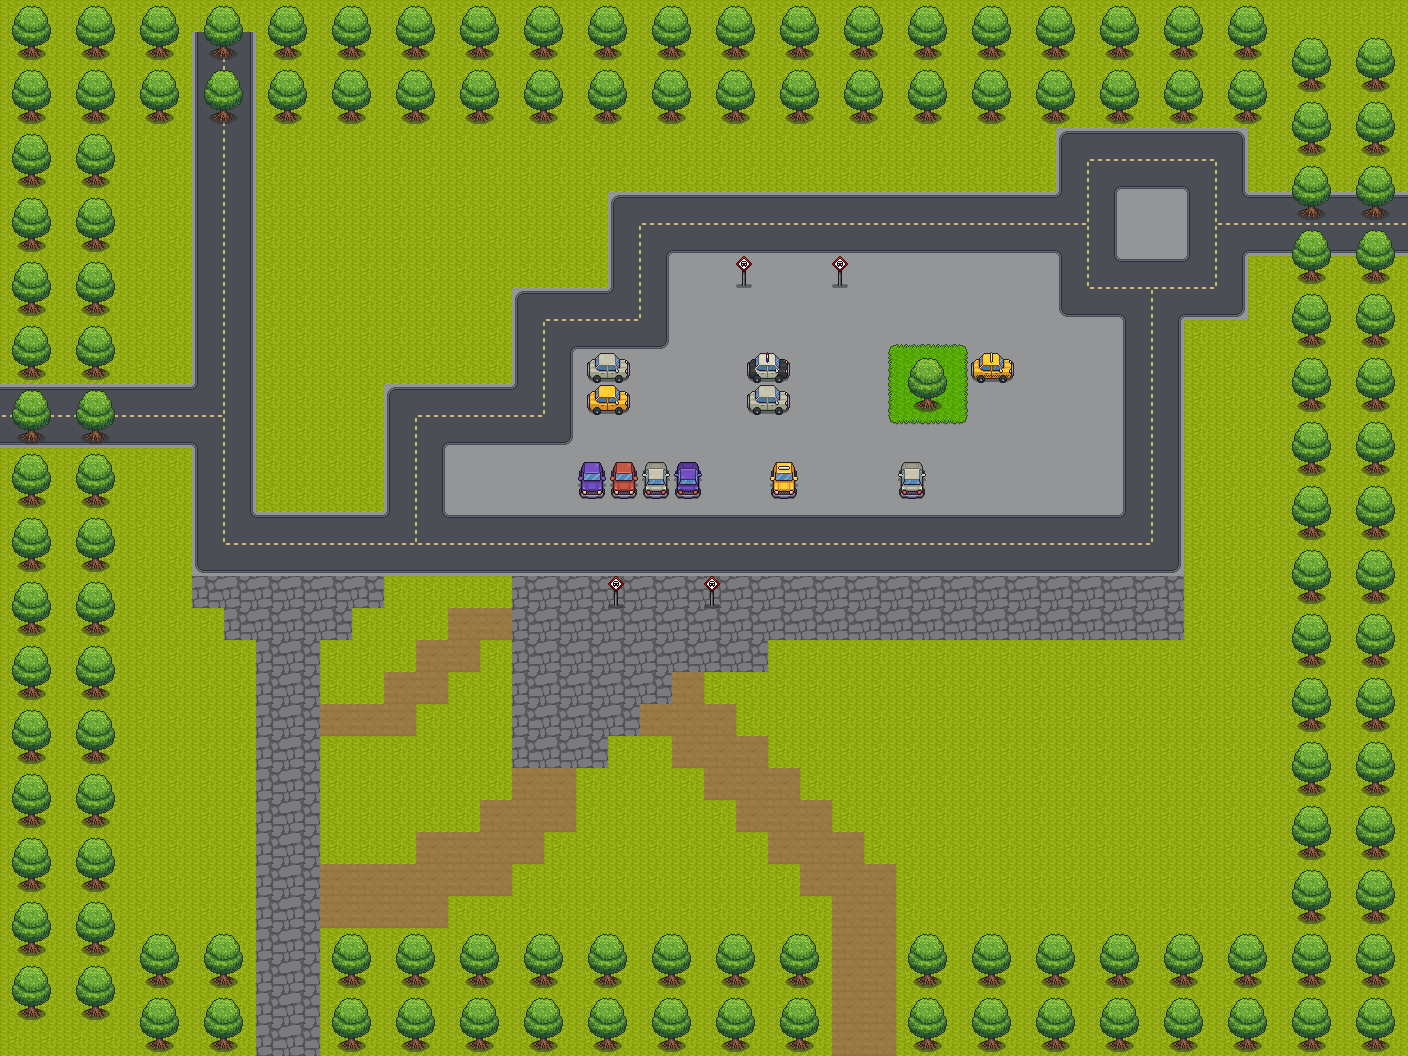

The image is a tile-based game level rendered from a .tmx file. Its description and source (layers, tilesets, objects; grid data summarised) follow:
An orthogonal 44x33 tile map with 32x32 px tiles, 7 tile layers (ground, path, path2, signs, ...), 3 tilesets and 18 objects (17x collision, player).

<map version="1.10" tiledversion="1.12.2" orientation="orthogonal" renderorder="right-down" width="44" height="33" tilewidth="32" tileheight="32" infinite="0" nextlayerid="11" nextobjectid="22">
 <tileset firstgid="1" source="../assets/Forest.tsx" />
 <tileset firstgid="210" source="../assets/City.tsx" />
 <tileset firstgid="613" source="../assets/Swamp.tsx" />
 <layer id="1" name="ground" width="44" height="33">
  <data>[1452 cells, 1452 non-empty, 1 distinct tile ids]</data>
 </layer>
 <layer id="2" name="path" width="44" height="33">
  <data>[1452 cells, 514 non-empty, 19 distinct tile ids]</data>
 </layer>
 <layer id="4" name="path2" width="44" height="33">
  <data>[1452 cells, 4 non-empty, 1 distinct tile ids]</data>
 </layer>
 <objectgroup id="9" name="playerSpawn">
  <object id="15" name="player" x="1054" y="383.424" width="32" height="31.8182" />
 </objectgroup>
 <objectgroup id="10" name="geeseSpawn">
  <object id="18" type="collision" x="129.5" y="130.5" width="29.5" height="30" />
  <object id="19" type="collision" x="128.75" y="897.333" width="29.5" height="30" />
  <object id="20" type="collision" x="1248.75" y="130.833" width="29.5" height="30" />
  <object id="21" type="collision" x="1247.92" y="897.667" width="29.5" height="30" />
 </objectgroup>
 <layer id="7" name="signs" width="44" height="33">
  <data>[1452 cells, 4 non-empty, 1 distinct tile ids]</data>
 </layer>
 <layer id="5" name="plants" width="44" height="33">
  <data>[1452 cells, 12 non-empty, 8 distinct tile ids]</data>
 </layer>
 <layer id="3" name="trees" width="44" height="33">
  <data>[1452 cells, 26 non-empty, 22 distinct tile ids]</data>
 </layer>
 <layer id="6" name="tree_border" width="44" height="33">
  <data>[1452 cells, 520 non-empty, 4 distinct tile ids]</data>
 </layer>
 <objectgroup color="#ff007f" id="8" name="collisions" class="collision">
  <object id="1" name="wall" type="collision" x="0" y="0" width="128" height="1056" />
  <object id="2" name="wall" type="collision" x="128" y="0" width="1280" height="128" />
  <object id="3" name="wall" type="collision" x="1280" y="128" width="128" height="928" />
  <object id="5" name="wall" type="collision" x="320" y="928" width="512" height="128" />
  <object id="6" name="wall" type="collision" x="896" y="928" width="384" height="128" />
  <object id="7" name="wall" type="collision" x="128" y="928" width="128" height="128" />
  <object id="8" type="collision" x="896" y="352" width="64" height="64" />
  <object id="9" type="collision" x="960" y="352" width="64" height="32" />
  <object id="10" type="collision" x="896" y="448" width="32" height="64" />
  <object id="11" type="collision" x="768" y="448" width="32" height="64" />
  <object id="12" type="collision" x="576" y="448" width="128" height="64" />
  <object id="13" type="collision" x="575" y="353" width="64" height="64" />
  <object id="14" type="collision" x="736" y="352" width="64" height="64" />
 </objectgroup>
</map>
